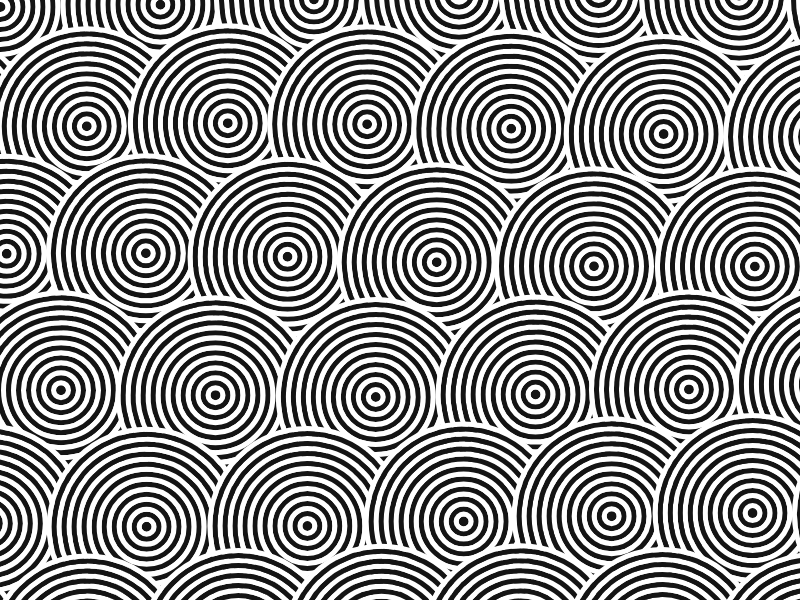
Frame 1 (no input)
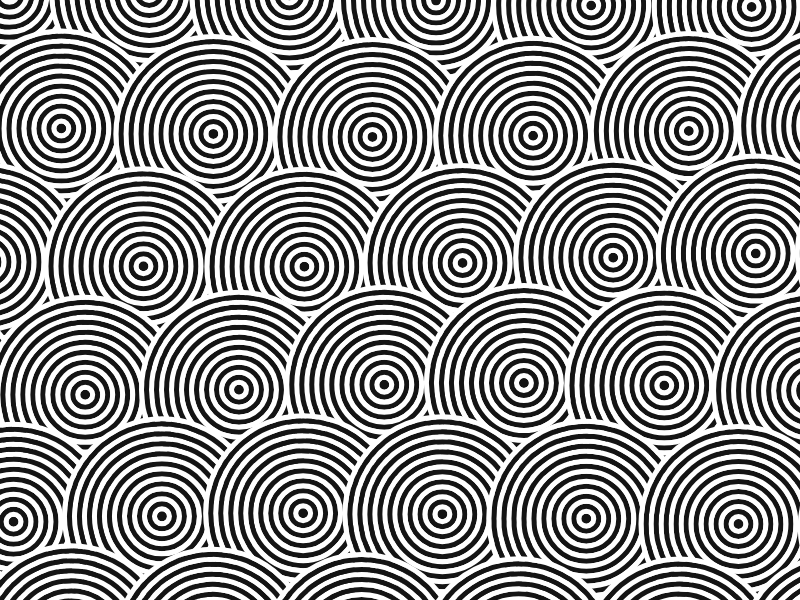
Frame 60 (no input)
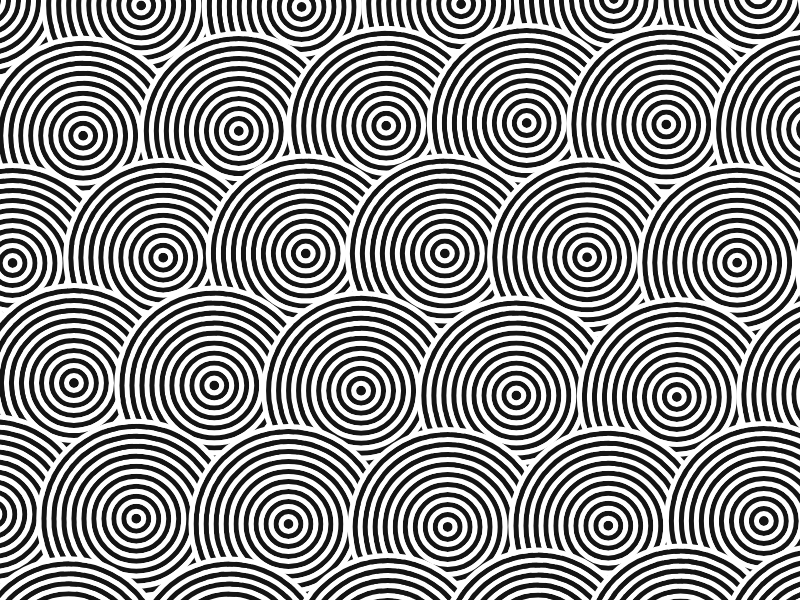
Frame 120 (the mouse pressed at the canvas centre since frame 60)

The p5.js sketch that drew these frames (run headless with seeded random() and noise() and a simulated clock; from frame 60 on, the mouse is pressed at the canvas centre):

// p5.js sketch
// ── sketch.js
// Illusione: anelli concentrici in un reticolo sfalsato
// Fonte: immagine fornita in chat (URL non disponibile)
// Regola: anelli bianchi e neri si ripetono su centri sfalsati; vicino agli altri centri
// le fasce si incontrano e fanno apparire forme angolari.
// Parametri critici:
// passoOrizzontale e passoVerticale: distanza fra i centri
// spessoreFascia: distanza fra gli anelli
// ampiezzaMovimento: spostamento massimo dei centri
// velocitaMovimento: velocità dello spostamento

const larghezzaTela = 800;
const altezzaTela = 600;
const passoOrizzontale = 150;
const passoVerticale = 130;
const spessoreFascia = 5;
const ampiezzaMovimento = 14;
const velocitaMovimento = 0.04;
const raggioMassimo = 100;

function setup() {
  createCanvas(larghezzaTela, altezzaTela);
}

function draw() {
  background(255);

  noFill();

  for (let y = -passoVerticale; y <= height + passoVerticale; y += passoVerticale) {
    const sfalsamento = (round(y / passoVerticale) % 2) * passoOrizzontale / 2;
    const indiceRiga = round(y / passoVerticale);

    for (let x = -passoOrizzontale; x <= width + passoOrizzontale; x += passoOrizzontale) {
      const centroX = x + sfalsamento;
      const indiceColonna = round(centroX / passoOrizzontale);
      const fase = indiceRiga * 1.3 + indiceColonna * 0.8;
      const spostamentoX = sin(frameCount * velocitaMovimento + fase) * ampiezzaMovimento;
      const spostamentoY = sin(frameCount * velocitaMovimento + fase + HALF_PI) * ampiezzaMovimento / 2;
      let numeroAnello = 0;

      for (let raggio = spessoreFascia / 2; raggio <= raggioMassimo; raggio += spessoreFascia) {
        const anelloNero = numeroAnello % 2 === 0;
        stroke(anelloNero ? 20 : 255);
        strokeWeight(spessoreFascia);
        circle(centroX + spostamentoX, y + spostamentoY, raggio * 2);
        numeroAnello++;
      }
    }
  }
}
